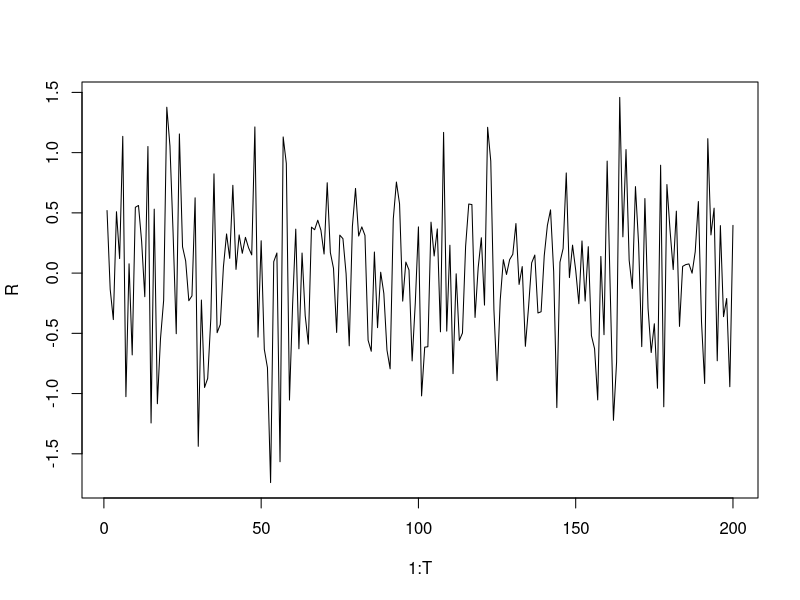

Source code (R):
# This script generates a time series from GARCH.
# Recall that a GARCH(1,1) model is
#   R_t = \sig_t \ep_t   (\ep_t ~ i.i.d. Normal or T or whatever)
# where \sig_t is the conditional variance and follows
#   \sig_t^2 = \omega + \alpha R_{t-1}^2 + \beta \sig_{t-1}^2.

# Let the user know what we are doing.
print("Generating GARCH(1,1) time series...");

# The length of the time series.
T = 200;

# Set aside space for the data.
# The returns:
R = rep(0, T);
# The conditional variance:
CV = rep(0,T);

# Seed the conditional variance with some value.
CV[1] = 0.3;

# We define a function for our innovations.  This way we can change it
# easily later.
innovation <- function(){
  rnorm(1, 0, 1);
}

# Set the parameters for our GARCH equation:
# CV[t] = omega + alpha * r[t-1]^2 + beta * CV[t-1].
omega.true = 0.1;
alpha.true = 0.2;
beta.true = 0.6;

# Generate the first return.
R[1] = sqrt( CV[1] ) * innovation();

# Now generate our GARCH(1,1) process.
for(i in 2:T){
  CV[i] = omega.true + alpha.true * R[i-1]^2 + beta.true * CV[i-1];
  R[i] = sqrt( CV[i] ) * innovation();
}

# To view the time series.
plot(1:T, R, type="l");

# Our time series should look like white noise.
# To calculate the autocorrelation:
# acf(R, lag.max=40);

# For use by other scripts.
r.data = R;
cv.data = CV;

# To write a plot.
# jpeg("filename.jpg");
# plot(1:T, R, type="l");
# title("Whatever");
# dev.off();
